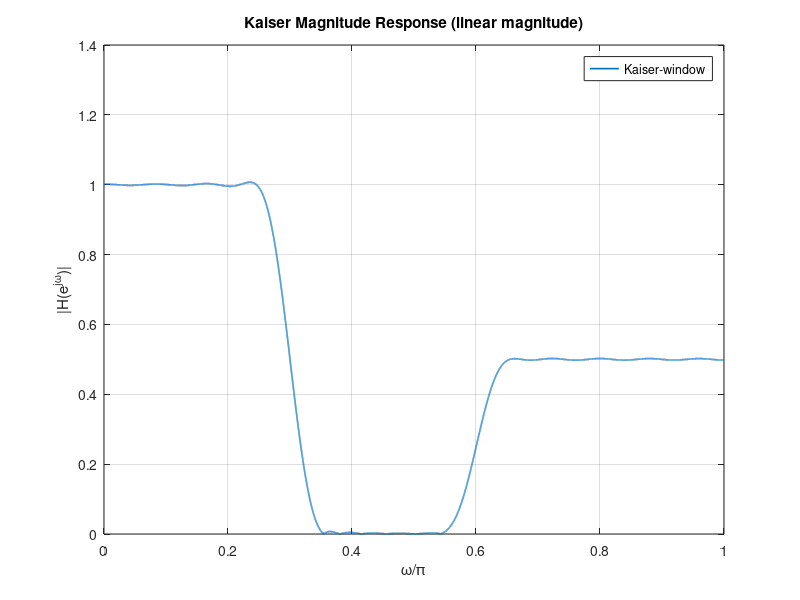
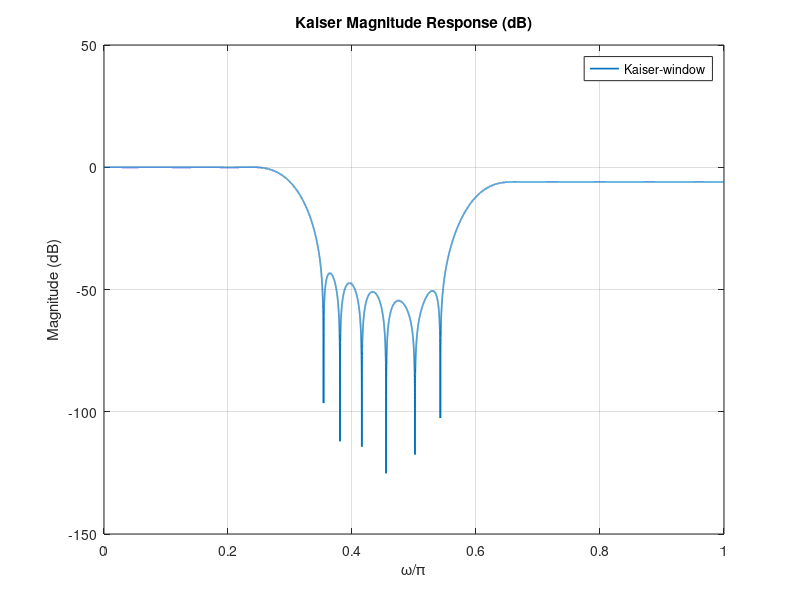
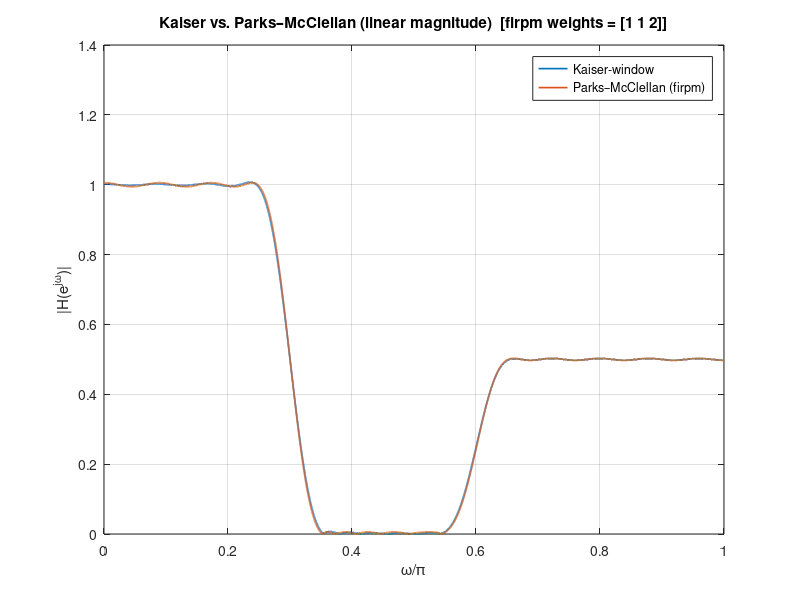
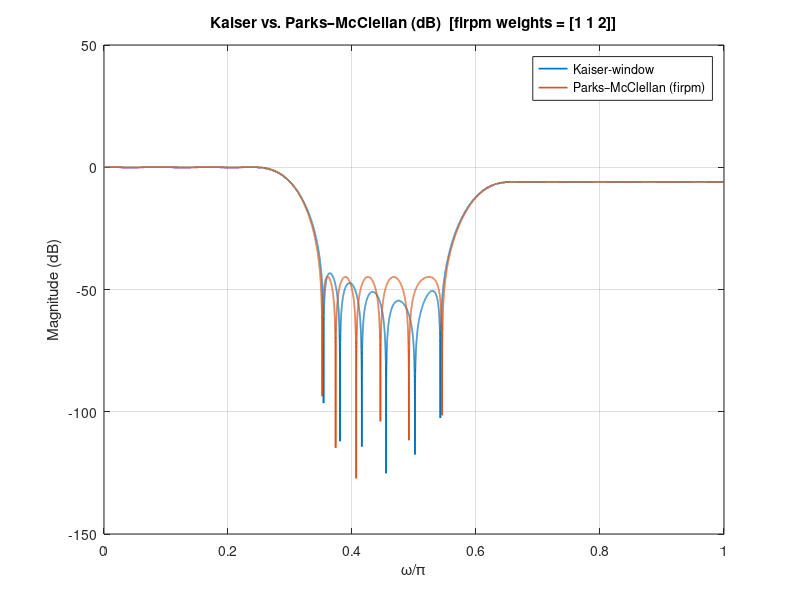

MATLAB code for these plots, in order: (Note: this script raises an error after producing the figures.)
clc; clear; close all;

M = 48;
N = M + 1;
beta = 3.68;
B = 1.0;
C = 0.5;

w1 = 0.3*pi;
w2 = 0.6*pi;

A_dB = 42.4;
Dw = (A_dB - 8) / (2.285 * N);
wp1 = 0.3*pi - Dw/2; ws1 = 0.3*pi + Dw/2;
ws2 = 0.6*pi - Dw/2; wp2 = 0.6*pi + Dw/2;

%% result from part c
n = 0:M;
k = n - M/2; % centered index (M/2=24)
hd = sin(0.3*pi*(n-24))./(pi*(n-24)) + ...
     0.5*(-1).^(n-24).*sin(0.4*pi*(n-24))./(pi*(n-24));
hd(n==24) = 0.3 + 0.5*0.4;

%% part d, choosing Kaiser window design
wK = kaiser(N, beta).';
hK = hd .* wK;

[Hk, wgrid] = freqz(hK, 1, 32768);
magK = abs(Hk);
magK_dB = 20*log10(max(magK, 1e-12));


% Linear magnitude
figure('Name','Linear Magnitude');
plot(wgrid/pi, magK, 'LineWidth',1.2); hold on;
grid on; xlabel('\omega/\pi'); ylabel('|H(e^{j\omega})|');
title('Kaiser Magnitude Response (linear magnitude)');
legend('Kaiser-window', 'Parks–McClellan (firpm)', 'Location','Best');

% dB magnitude
figure('Name','Magnitude in dB');
plot(wgrid/pi, magK_dB, 'LineWidth',1.2); hold on;
grid on; xlabel('\omega/\pi'); ylabel('Magnitude (dB)');
title('Kaiser Magnitude Response (dB)');
legend('Kaiser-window', 'Parks–McClellan (firpm)', 'Location','Best');

%% part e getting numerical Measure δ1, δ2, δ3 on spec bands
% Spec bands from wp1, ws1, ws2, wp2
idx_p1 = find(wgrid >= 0 & wgrid <= wp1);
idx_s = find(wgrid >= ws1 & wgrid <= ws2);
idx_p2 = find(wgrid >= wp2 & wgrid <= pi);

delta1_K = max(abs(magK(idx_p1) - B)); % passband-1 ripple (abs)
delta2_K = max(magK(idx_s)); % stopband max magnitude
delta3_K = max(abs(magK(idx_p2) - C)); % passband-2 ripple (abs)

%% part f, choosing firpm (Parks–McClellan)
% Frequency grid for firpm is normalized to 1 ↔ π (use /pi).
f = [0  wp1 ws1 ws2 wp2 pi]/pi;
a = [B B 0 0 C C];

% Weight selection: Balance relative ripple (weight high band ~ 2x)
wts = [1 1 2];  % [pass1, stop, pass2]

% Equiripple design
hPM = firpm(M, f, a, wts);

[Hpm, wgrid2] = freqz(hPM, 1, 32768);
magPM = abs(Hpm);
magPM_dB = 20*log10(max(magPM, 1e-12));

% Measure firpm ripples on the same spec bands
delta1_PM = max(abs(magPM(idx_p1) - B));
delta2_PM = max(magPM(idx_s));
delta3_PM = max(abs(magPM(idx_p2) - C));

%% ---------------- (g) Plots & comparison ----------------
% Linear magnitude
figure('Name','Linear Magnitude');
plot(wgrid/pi, magK, 'LineWidth',1.2); hold on;
plot(wgrid2/pi, magPM, 'LineWidth',1.2);
grid on; xlabel('\omega/\pi'); ylabel('|H(e^{j\omega})|');
title('Kaiser vs. Parks–McClellan (linear magnitude)  [firpm weights = [1 1 2]]');
legend('Kaiser-window', 'Parks–McClellan (firpm)', 'Location','Best');

% dB magnitude
figure('Name','Magnitude in dB');
plot(wgrid/pi, magK_dB, 'LineWidth',1.2); hold on;
plot(wgrid2/pi, magPM_dB, 'LineWidth',1.2);
grid on; xlabel('\omega/\pi'); ylabel('Magnitude (dB)');
title('Kaiser vs. Parks–McClellan (dB)  [firpm weights = [1 1 2]]');
legend('Kaiser-window', 'Parks–McClellan (firpm)', 'Location','Best');

% Annotate spec bands on the dB plot (optional helper lines)
yl = ylim;
for xx = [wp1, ws1, ws2, wp2]/pi
    xline(xx, ':', 'Color',[0.5 0.5 0.5]);
end
ylim(yl);

%% ---------------- Console summary ----------------
fprintf('=== SPEC BANDS (from Kaiser Δω estimate) ===\n');
fprintf('  wp1/pi = %.6f\n', wp1/pi);
fprintf('  ws1/pi = %.6f\n', ws1/pi);
fprintf('  ws2/pi = %.6f\n', ws2/pi);
fprintf('  wp2/pi = %.6f\n', wp2/pi);
fprintf('\n');

fprintf('=== (e) Kaiser-window measured ripples ===\n');
fprintf('  delta1 (low passband) = %.6g\n', delta1_K);
fprintf('  delta2 (stopband) = %.6g\n', delta2_K);
fprintf('  delta3 (high passband) = %.6g\n', delta3_K);
fprintf('  (Approx attenuation = %.1f dB → delta ≈ %.3g)\n', A_dB, 10^(-A_dB/20));
fprintf('\n');

fprintf('=== (f) firpm measured ripples (weights = [%g %g %g]) ===\n', wts(1), wts(2), wts(3));
fprintf('  delta1 (low passband) = %.6g\n', delta1_PM);
fprintf('  delta2 (stopband) = %.6g\n', delta2_PM);
fprintf('  delta3 (high passband) = %.6g\n', delta3_PM);
fprintf('\n');

% High-level comparison
fprintf('=== (g) Brief comparison ===\n');
fprintf('- Kaiser-window: quick, predictable Δω & δ from (beta,N); not equiripple.\n');
fprintf('- firpm: equiripple; generally achieves smaller max error per band for same M.\n');
fprintf('- Using weights [1 1 2] balances relative passband ripples (since high band level is 0.5).\n');
